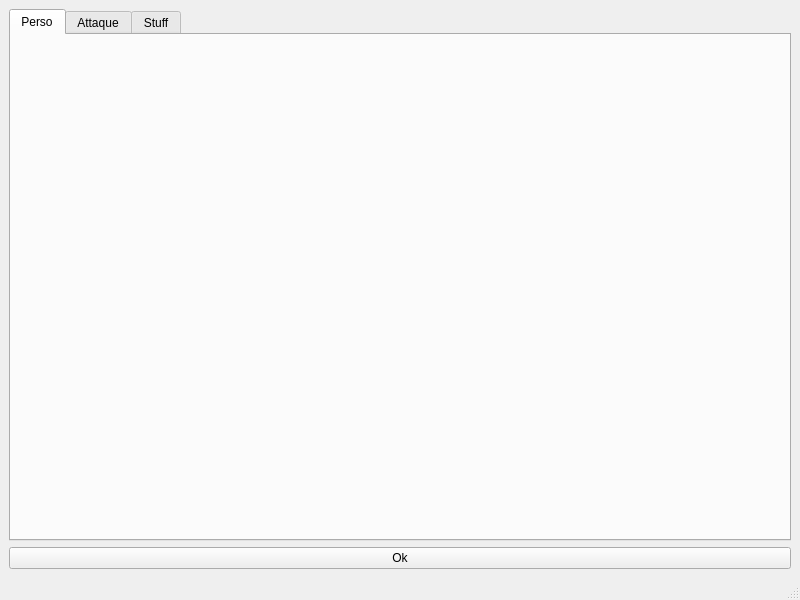
<?xml version="1.0" encoding="UTF-8"?>
<ui version="4.0">
 <class>CharacterWindow</class>
 <widget class="QMainWindow" name="CharacterWindow">
  <property name="geometry">
   <rect>
    <x>0</x>
    <y>0</y>
    <width>800</width>
    <height>600</height>
   </rect>
  </property>
  <property name="windowTitle">
   <string>Edit Character</string>
  </property>
  <widget class="QWidget" name="centralwidget">
   <layout class="QVBoxLayout" name="verticalLayout">
    <item>
     <widget class="QTabWidget" name="tabWidget">
      <property name="currentIndex">
       <number>0</number>
      </property>
      <widget class="EditCharacter" name="character_def">
       <attribute name="title">
        <string>Perso</string>
       </attribute>
      </widget>
      <widget class="EditAttakView" name="edit_atk_tab">
       <attribute name="title">
        <string>Attaque</string>
       </attribute>
      </widget>
      <widget class="QWidget" name="tab_2">
       <attribute name="title">
        <string>Stuff</string>
       </attribute>
      </widget>
     </widget>
    </item>
    <item>
     <widget class="QPushButton" name="pushButton">
      <property name="text">
       <string>Ok</string>
      </property>
     </widget>
    </item>
   </layout>
  </widget>
  <widget class="QMenuBar" name="menubar">
   <property name="geometry">
    <rect>
     <x>0</x>
     <y>0</y>
     <width>800</width>
     <height>21</height>
    </rect>
   </property>
  </widget>
  <widget class="QStatusBar" name="statusbar"/>
 </widget>
 <customwidgets>
  <customwidget>
   <class>EditAttakView</class>
   <extends>QWidget</extends>
   <header location="global">editattakview.h</header>
   <container>1</container>
  </customwidget>
  <customwidget>
   <class>EditCharacter</class>
   <extends>QWidget</extends>
   <header location="global">editcharacter.h</header>
   <container>1</container>
  </customwidget>
 </customwidgets>
 <resources/>
 <connections/>
</ui>
